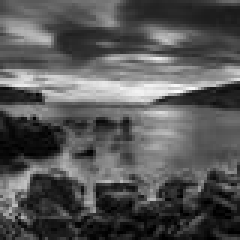
#> input picture paisaje_pix.jpg, 80 x 80 px (shown 3 times larger)
$ jupyter execute --allow-errors sonification.ipynb   (shell and % lines are left out)
#> lines starting #> are read from the running program, lines starting #| are printed output that depends on the picture
### hapticx.py
import numpy as np
import pandas as pd
# Visualización
import matplotlib as mpl
import matplotlib.pyplot as plt
#%matplotlib inline
import seaborn as sns
import sounddevice as sd
import pyaudio

import wave
# importing matplotlib modules
import matplotlib.image as mpimg
import cv2

import math
#solo con el ojo derecho veo las cosas más a la izquierda
#con el ojo izq veo las cosas más a la derecha.


from scipy.fftpack import fft
#Fourier

def generate_sound_df(df_frecuencias, duration, amplitud0, sample_rate):
    """
    Genera una señal de sonido con una frecuencia dada y una fase dependiente de la posición en el DataFrame.

    Parameters:
    df_frecuencias (pd.DataFrame): DataFrame de frecuencias.
    duration (float): Duración de la señal en segundos.
    amplitud (float): Amplitud de la señal.
    sample_rate (int): Tasa de muestreo en Hz.

    Returns:
    pd.DataFrame: DataFrame con las señales de sonido generadas.
    """
    t = np.linspace(0, duration, int(sample_rate * duration), endpoint=False)
    def funcion_signal(frequency, index, column):
        distancia = ((index+10)/10)**2 + ((column+10)/10)**2 #para evitar inconv de div por 0 , solo es una const
        phase = np.sqrt(distancia)
        amplitud = np.log(1 + amplitud0/distancia)
#        amplitud = np.log(amplitud0/distancia)
        return amplitud * np.sin(2 * np.pi * frequency * t + phase)

    signal = pd.DataFrame(index=df_frecuencias.index, columns=df_frecuencias.columns)

    for i in df_frecuencias.index:
        for j in df_frecuencias.columns:
            frequency = df_frecuencias.loc[i, j]
            signal.loc[i, j] = funcion_signal(frequency, i, j)

    return signal


# [36 lines left out: functions plot_signal, play_sound, not called in this run]


def intensidad_to_freq(df, a, fi): # la frecuencia incrementa en 1 cada a valores de pixel
    #la frec inicial es fi
    df_ = df/a
#    df_ = df_.applymap(np.floor)
    df_ = np.floor(df_)
    df_ = df_.astype(int)
    df_ = fi*2**(df_/12)
    return df_


def perdida_resolucion(df, a): # la frecuencia incrementa en 1 cada a valores de pixel
    #la frec inicial es fi
    df_ = df/a
    df_ = np.floor(df_)
    df_ = df_.astype(int)
    return df_


# [61 lines left out: functions is_within_some_margin, play_sound_stereo_ambas, save_audio_stereo, not called in this run]

### sonification.ipynb
[cell 1]
import numpy as np
import pandas as pd
# Visualización
import matplotlib as mpl
import matplotlib.pyplot as plt
import seaborn as sns
import sounddevice as sd
import pyaudio
import wave
import hapticx as hapticx

# importing matplotlib modules
import matplotlib.image as mpimg
import cv2

import math
#solo con el ojo derecho veo las cosas más a la izquierda
#con el ojo izq veo las cosas más a la derecha.


from scipy.fftpack import fft
#Fourier

[cell 2]
a = 4
fi = 220
#44100
sample_rate = 44100
amplitud0 = 0.2
duracion = 1
#si es una sola imagen:

[cell 3]
# Read Images
vista_derecha = mpimg.imread(f'paisaje_pix.jpg')
#> vista_derecha is the input picture: shape (80, 80); min 0, max 253, mean 86.2
vista_izquierda = mpimg.imread( f'paisaje_pix.jpg')
#variables[f'vista_derecha_r_{A}'] = vista_derecha
#variables[f'vista_izquierda_r_{A}'] = vista_izquierda
    #Pasarlo a csv
# Output Images
#plt.imshow(vista_izquierda)
#plt.show()

[cell 4]
perdida_resolucion = hapticx.perdida_resolucion(pd.DataFrame(vista_derecha),a)
#> perdida_resolucion = table of 80 rows and 80 columns
plt.imshow(perdida_resolucion)
plt.show()
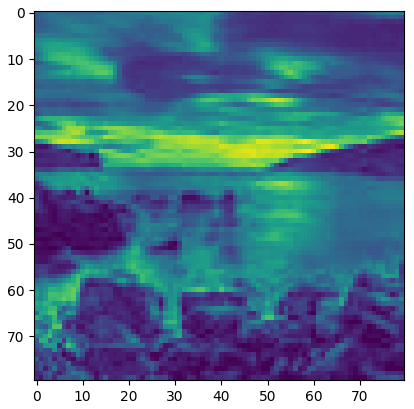
#> figure drawn by matplotlib, 1 panel
#eso es lo que "vería" la persona que utilice este dispositivo

[cell 5]
vista_derecha.shape
#> Out = (80, 80)

#> (a cell that did not finish here is left out)

[cell 7]
#En esta versión suma entre pixeles que tienen frecuencia que forma acordes

#vista_derecha = variables[f'vista_derecha_r_{A}']
#vista_izquierda = variables[f'vista_izquierda_r_{A}']
df_derecho_0 = pd.DataFrame(vista_derecha)
#> df_derecho_0 = table of 80 rows and 80 columns
df_izquierdo_0 = pd.DataFrame(vista_izquierda)#data frame de pixekes
#> df_izquierdo_0 = table of 80 rows and 80 columns
frecuencias_derecha = hapticx.intensidad_to_freq(df_derecho_0, a, fi) #data frame de frecuencias
#> frecuencias_derecha = table of 80 rows and 80 columns
frecuencias_izquierda = hapticx.intensidad_to_freq(df_izquierdo_0, a, fi) #data frame de frecuencias
#> frecuencias_izquierda = table of 80 rows and 80 columns
#data frame de sonidos de frecuencias
señales_derecho = hapticx.generate_sound_df(frecuencias_derecha, duracion, amplitud0, sample_rate)
#> señales_derecho = table of 80 rows and 80 columns
#> (the rest of this cell did not finish here and is left out)


##################################################################
##################################################################
diccionario_derecha = {}

for column in frecuencias_derecha.columns:
    for index, value in frecuencias_derecha[column].items():
        if value not in diccionario_derecha:
            diccionario_derecha[value] = []
        diccionario_derecha[value].append((column, index))
#--------------------------------------------------------------

diccionario_izquierda = {}

for column in frecuencias_izquierda.columns:
    for index, value in frecuencias_izquierda[column].items():
        if value not in diccionario_izquierda:
            diccionario_izquierda[value] = []
        diccionario_izquierda[value].append((column, index))
#--------------------------------------------------------------

#sumar todos los que tengan la misma frecuencia
#cada columna del data frame tendrá la suma
#sonidos cambia a "signal_misma_freq_derecha"
signal_misma_freq_derecha = pd.DataFrame()
c = np.zeros(sample_rate)
for freq in diccionario_derecha:
    c = np.zeros(sample_rate)
    lista_sonidos = []
    #diccionario[key] #lista de posiciones con cada frecuencia
    for posicion in diccionario_derecha[freq]:
        columna = posicion[0]
        fila = posicion[1]
        c += señales_derecho.loc[columna, fila]
    signal_misma_freq_derecha[freq] = c

#-------------------------------------------------------------
#sumar todos los que tengan la misma frecuencia
#cada columna del data frame tendrá la suma
#sonidos cambia a "signal_misma_freq_derecha"
signal_misma_freq_izquierda = pd.DataFrame()
sample_rate2 = 4*sample_rate #para que suene en menos tiempo
c = np.zeros(sample_rate)
for freq in diccionario_izquierda:
    c = np.zeros(sample_rate)
    lista_sonidos = []
    #diccionario[key] #lista de posiciones con cada frecuencia
    for posicion in diccionario_izquierda[freq]:
        columna = posicion[0]
        fila = posicion[1]
        c += señales_izquierdo.loc[columna, fila]
    signal_misma_freq_izquierda[freq] = c

#-------------------------------------------


acordes_final_derecha = []
sonidos = signal_misma_freq_derecha
for i in sonidos.columns:#Me queda claro que el ciclo no se actualiza al actualizarse sonidos.columns.-------
    margin  = 0.1 #dentro del 10%
    acorde_ideal1 = [i*1.5, i*1.25]
    acorde_ideal2 = [i*12/10, i*4/5]
    try:
        sonido_acorde = np.array(sonidos[i])#sera la suma de todos los sonidos que suenan bien
        sonidos.drop(i,axis = 1, inplace=True)
    except:
        continue  # Saltar a la siguiente iteración del bucle

    try:
        for j in acorde_ideal1:
            if hapticx.is_within_some_margin(j, sonidos.columns, margin):
                freq = hapticx.is_within_some_margin(j, sonidos.columns, margin)
                sonido_acorde += np.array(sonidos[freq])
                sonidos.drop(freq,axis = 1, inplace = True)
        for j in acorde_ideal2:
            if hapticx.is_within_some_margin(j, sonidos.columns, margin):
                freq = hapticx.is_within_some_margin(j, sonidos.columns, margin)
                sonido_acorde += np.array(sonidos[freq])
                sonidos.drop(freq,axis = 1, inplace = True)
    except:
        pass
    acordes_final_derecha.append(sonido_acorde)

    #------------------------------------------

acordes_final_izquierda = []
sonidos = signal_misma_freq_izquierda
for i in sonidos.columns:#Me queda claro que el ciclo no se actualiza al actualizarse sonidos.columns.-------
    margin  = 0.01 #dentro del 1%
    acorde_ideal1 = [i*1.5, i*1.25]
    acorde_ideal2 = [i*12/10, i*4/5]
    try:
        sonido_acorde = np.array(sonidos[i])#sera la suma de todos los sonidos que suenan bien
        sonidos.drop(i,axis = 1, inplace=True)
    except:
        continue  # Saltar a la siguiente iteración del bucle

    try:
        for j in acorde_ideal1:
            if is_within_some_margin(j, sonidos.columns, margin):
                freq = is_within_some_margin(j, sonidos.columns, margin)
                sonido_acorde += np.array(sonidos[freq])
                sonidos.drop(freq,axis = 1, inplace = True)
        for j in acorde_ideal2:
            if is_within_some_margin(j, sonidos.columns, margin):
                freq = is_within_some_margin(j, sonidos.columns, margin)
                sonido_acorde += np.array(sonidos[freq])
                sonidos.drop(freq,axis = 1, inplace = True)
    except:
        pass
    acordes_final_izquierda.append(sonido_acorde)
    #for i in acordes_final_derecha:
    #    play_sound(i, sample_rate)
    #para guardar este sonido primero concatenar los acordes i en el for

#----------------------------------------------------

suma_todas_señales_derecha = np.zeros(2*sample_rate)#modificacion
suma_todas_señales_derecha[:sample_rate] = acordes_final_derecha[0]

for i in acordes_final_derecha[1:]:
    suma_todas_señales_derecha[sample_rate:] += i


suma_todas_señales_izquierda = np.zeros(2*sample_rate)#modificacion
suma_todas_señales_izquierda[:sample_rate] = acordes_final_izquierda[0]

for i in acordes_final_izquierda[1:]:
    suma_todas_señales_izquierda[sample_rate:] += i


#------------------------
hapticx.save_audio_stereo(suma_todas_señales_derecha, suma_todas_señales_izquierda, sample_rate, 'tucan_sound')
#sonar primero el que tiene mayor amplitud, por lo general acordes_final_derecha[0]
#no es correcto colocar 2*samplerate acá pues el script para guardar el audio reconoce la longitud de las señales
#utiliza samplerate para saber cuántos registros son por segundo.Justamente quiero que tarde 2 segundos.
#---------------------------------------------
#print(max(frecuencias_derecha))


##################################################################
##################################################################

#play_sound_stereo_ambas(sonido_imagen_completa_derecha, sonido_imagen_completa_izquierda, sample_rate)

[cell 8]
max(frecuencias_derecha.values[20])
#> Out = 3136

#> (a cell that did not finish here is left out)

#> (a cell that did not finish here is left out)

#> (a cell that did not finish here is left out)

[cell 12]
suma_todas_señales_derecha = np.zeros(2*sample_rate)#modificacion
#> (the rest of this cell did not finish here and is left out)

[cell 13]
sns.lineplot(suma_todas_señales_derecha[44200:45500])
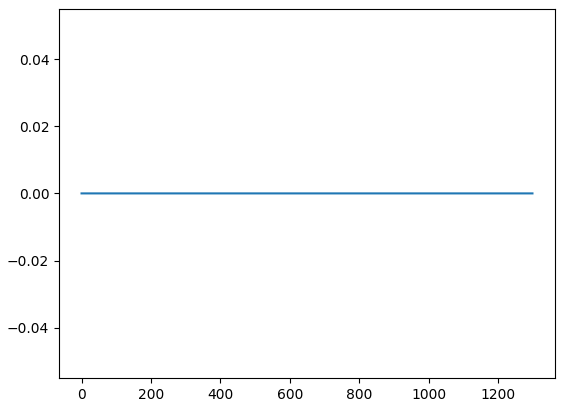
#> figure drawn by matplotlib, 1 panel
